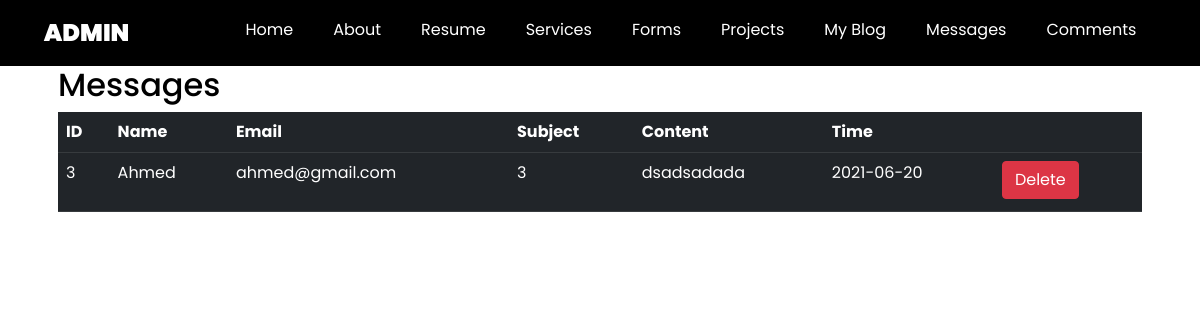
Before: /admin/comments with the older database file.
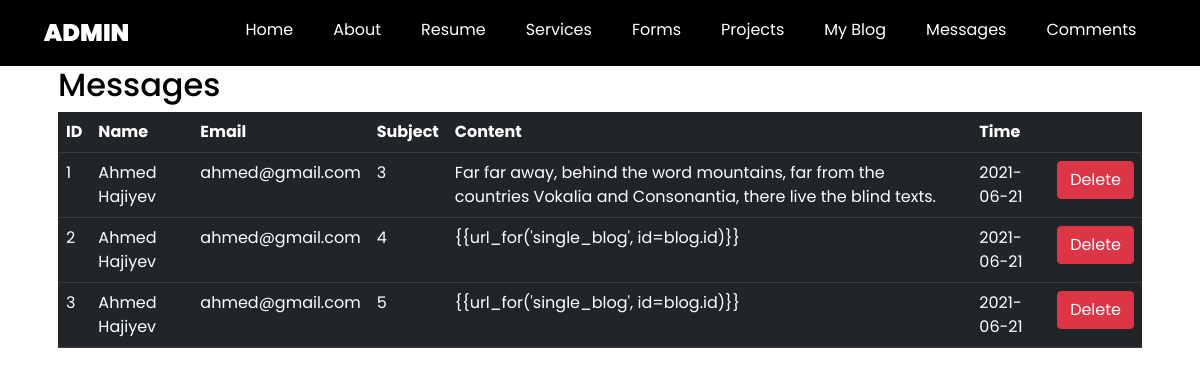
After: the same page with the newer database file.
### PortfolioProject/models.py (models this page shows, shortened)
class Comment(db.Model):
    id = db.Column(db.Integer, primary_key=True)
    date_writed = db.Column(db.DateTime, nullable=False, default=datetime.utcnow)
    content = db.Column(db.Text, nullable=False)
    user_name = db.Column(db.String(20), nullable=False)
    email = db.Column(db.String(20), nullable=False)
    blog_id = db.Column(db.Integer, db.ForeignKey('blog.id'), nullable=False)

### PortfolioProject/controlers.py (the view)
@app.route("/admin/comments")
def comments():
    comments = Comment.query.all()
    return render_template('admin/comments.html', comments=comments)

### PortfolioProject/templates/admin/comments.html
{% extends 'admin/base.html' %} {% block content %}
<div class="container" style="position: relative; top: 50px;">
    <div class="row">
        <div class="col md-12">
            <div class="jumbotron p-3">
                <h2>Messages
                </h2>
                <table class="table table-hover table-dark col md-12">
                    <tr>
                        <th>ID</th>
                        <th>Name</th>
                        <th>Email</th>
                        <th>Subject</th>
                        <th>Content</th>
                        <th>Time</th>
                        <th></th>
                    </tr>
                    {% for comments in comments %}
                    <tr>
                        <td>{{comments.id}}</td>
                        <td>{{comments.user_name}}</td>
                        <td>{{comments.email}}</td>
                        <td>{{comments.blog_id}}</td>
                        <td>{{comments.content}}</td>
                        <td>{{ comments.date_writed.strftime('%Y-%m-%d') }}</td>
                        <td>
                            <a href="{{url_for('comments_delete', id=comments.id)}}" class="btn btn-danger btn-xs mb-1" onclick="return confirm('Are You Sure To Delete?')">Delete</a>
                        </td>
                    </tr>
                    {% endfor %}
                </table>
            </div>
        </div>
    </div>
</div>
{% endblock %}

Changed rows visible on the page:
added Comment: id "1", user_name "Ahmed Hajiyev", email "ahmed@gmail.com", blog_id "3", content "Far far away, behind the word mountains, far from the countries Vokalia and Consonantia, there live the blind texts.", date_writed "2021-06-21"
added Comment: id "2", user_name "Ahmed Hajiyev", email "ahmed@gmail.com", blog_id "4", content "{{url_for('single_blog', id=blog.id)}}", date_writed "2021-06-21"
changed Comment id 3: user_name "Ahmed" → "Ahmed Hajiyev"; blog_id "3" → "5"; content "dsadsadada" → "{{url_for('single_blog', id=blog.id)}}"; date_writed "2021-06-20" → "2021-06-21"
